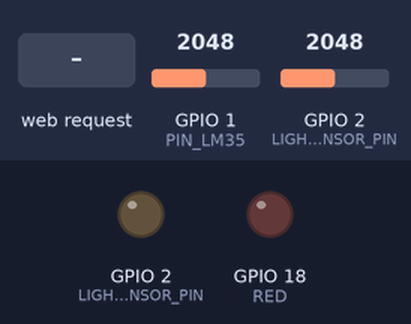
A sketch run on a simulated ESP32. Shown: output pins drawn as LEDs (lit = HIGH). Inputs (shaded band) come from the test bench; at power-on: GPIO 1 (PIN_LM35) = 2048, GPIO 2 (LIGHT_SENSOR_PIN) = 2048. WiFi joins after 1.5 s; servers stay silent unless stated; uploads are accepted with an empty reply; what the sketch prints to the serial monitor is not drawn.

Above: at 2.7 s.
2.8 s: HTTP request GET /get?led=1 received
At 3.1 s:
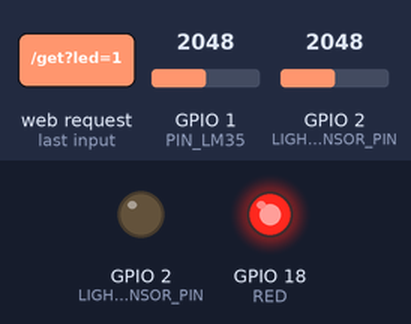
4.3 s: HTTP request GET /get?led=0 received
At 5.4 s:
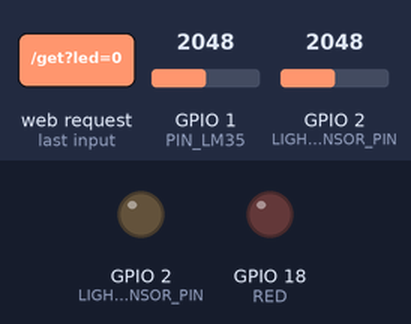
Timing chart, 0 to 7.3 s (numbered marks = the images above; inputs shaded):
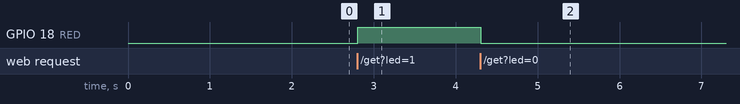

The sketch:

espBoard.ino
```cpp
#include <WiFi.h>
#include <AsyncTCP.h>
#include <HTTPClient.h>
#include <ESPAsyncWebServer.h>

#include "Photoresistor.h"
#include "Temp.h"

#define RED 18
#define PIN_LM35 1
#define LIGHT_SENSOR_PIN 2

const char *ssid = "Vodafone-A45840614";
const char *password = "p372xc2mywxb9sts";

const char *serviceURI = "https://a666-5-89-150-38.eu.ngrok.io";

String msg;
Photoresistor *photoresistor;
Temp *temp;

AsyncWebServer server(80);

void notFound(AsyncWebServerRequest *request) {
    request->send(404, "text/plain", "Not found");
}

void connectToWifi(const char *ssid, const char *password)
{
  WiFi.begin(ssid, password);
  Serial.println("Connecting");
  while (WiFi.status() != WL_CONNECTED)
  {
    delay(500);
    Serial.print(".");
  }
  Serial.println("");
  Serial.print("Connected to WiFi network with IP Address: ");
  Serial.println(WiFi.localIP());
}

void setup()
{
  Serial.begin(115200);

  pinMode(RED, OUTPUT);
  photoresistor = new Photoresistor(LIGHT_SENSOR_PIN);
  temp = new Temp(PIN_LM35);
  // First connection to WIFI
  connectToWifi(ssid, password);


  // http server


 Serial.print("IP Address: ");
    Serial.println(WiFi.localIP());

    server.on("/get", HTTP_GET, [](AsyncWebServerRequest *request){
      //  Serial.println(request->getParam("led")->value());
      //  Serial.println(request);
        if (request->getParam("led")->value() == "1"){
        digitalWrite(RED, HIGH);
        } else {
          digitalWrite(RED, LOW);
          }

      // request->send(200, "text/plain", "Led received state");
    });


    server.onNotFound(notFound);

    server.begin();
}

int sendData(String address, String msg)
{

  HTTPClient http;
  http.begin(address + "/garden/sensorboard");
  http.addHeader("Content-Type", "application/json");

  Serial.println(msg);

  // add body to POST
  int retCode = http.PUT(msg);
  http.end();

  return retCode;
}

void loop()
{

  int tempC = temp->getTemp();

  int lumValue = photoresistor->getValue();

  String msg =
      String("{ \"origin\": ") + "\"sensor-board\"" +
      ", \"temperature\": " + tempC +
      ", \"luminosity\": " + lumValue +
      +" }";

  delay(1000);

  if (WiFi.status() == WL_CONNECTED)
  {
    int code = sendData(serviceURI, msg);
    if (code == 200)
    {
      Serial.println("ok");
    }
    else
    {
      Serial.println(String("error: ") + code);
    }
    delay(1000);
  }
  else
  {
    Serial.println("WiFi Disconnected... Reconnect.");
    connectToWifi(ssid, password);
  }
}
```

Led.cpp
```cpp
#include "Led.h"

Led::Led(int pin){
  this->pin = pin;
  pinMode(pin, OUTPUT);
  this->luminosity = 0;
}

void Led::turnOn(){
  digitalWrite(this->pin, HIGH);
  this->luminosity = MAX_LUMINOSITY;
}

void Led::turnOff(){
  digitalWrite(this->pin, LOW);
  this->luminosity = MIN_LUMINOSITY;
}

void Led::setLuminosity(int value){
    int conv_value = (value) * 63;
    analogWrite(this->pin, conv_value);
    this->luminosity = value;
}

int Led::getLuminosity(){
  return this->luminosity;
}
```

Led.h
```cpp
#ifndef __LED__
#define __LED__

#include "Arduino.h"

#define MAX_LUMINOSITY 4
#define MIN_LUMINOSITY 0

class Led
{
    public:
        int pin;
        int luminosity;
        Led(int pin);
        void turnOn();
        void turnOff();
        void setLuminosity(int value);
        int getLuminosity();
};

#endif
```

Photoresistor.cpp
```cpp
#include "Photoresistor.h"
#include "Arduino.h"

Photoresistor::Photoresistor(int pin)
{
  this->pin = pin;
  pinMode(this->pin, OUTPUT);
}

int Photoresistor::getValue()
{
  int value = analogRead(this->pin);
  value /= 512;
  return value;
}

bool Photoresistor::isLessThenMax(){
  if(getValue() < MAX_VALUE){
    return true;
  }
  return false;
}

bool Photoresistor::isLessThenMin(){
  if(getValue() < MIN_VALUE){
    return true;
  }
  return false;
}
```

Photoresistor.h
```cpp
#ifndef __PHOTORESISTOR__
#define __PHOTORESISTOR__

#include <WString.h>

#define MAX_VALUE 5
#define MIN_VALUE 2

class Photoresistor
{

  public:
    Photoresistor(int pin);
    int getValue();
    bool isLessThenMax();
    bool isLessThenMin();

  private:
    int pin;
};

#endif
```

Temp.cpp
```cpp
#include "Temp.h"
#include "Arduino.h"

Temp::Temp(int pin)
{
  this->pin = pin;
}
#define ADC_VREF_mV    3300.0 // in millivolt
#define ADC_RESOLUTION 4096.0

int Temp::getTemp()
{
  // analog read in esp32 is a value between 0 and 4095, so i tried to map it

   int adcVal = analogRead(this->pin);
  // convert the ADC value to voltage in millivolt
  float milliVolt = adcVal * (ADC_VREF_mV / ADC_RESOLUTION);
  // convert the voltage to the temperature in °C
  float tempC = milliVolt / 10;
  // convert the °C to °F
  float tempF = tempC * 9 / 5 + 32;

  // print the temperature in the Serial Monitor:
//  Serial.print("Temperature: ");
//  Serial.print(tempC);   // print the temperature in °C
//  Serial.print("°C");
//  Serial.print("  ~  "); // separator between °C and °F
//  Serial.print(tempF);   // print the temperature in °F
//  Serial.println("°F");
//  Serial.println(map(tempC, 0 , 29, 0, 5));
    return map(tempC, 0 , 29, 0, 5);
//  return (analogRead(this->pin) * 0.48828125);
}
```

Temp.h
```cpp
#ifndef __TEMP__
#define __TEMP__

#include <WString.h>

class Temp
{

  public:
    Temp(int pin);
    int getTemp();

  private:
    int pin;
};

#endif
```

Measured:
- after the input at 2.8 s, GPIO 18 (RED): LOW → HIGH at once
- after the input at 4.3 s, GPIO 18 (RED): HIGH → LOW at once
